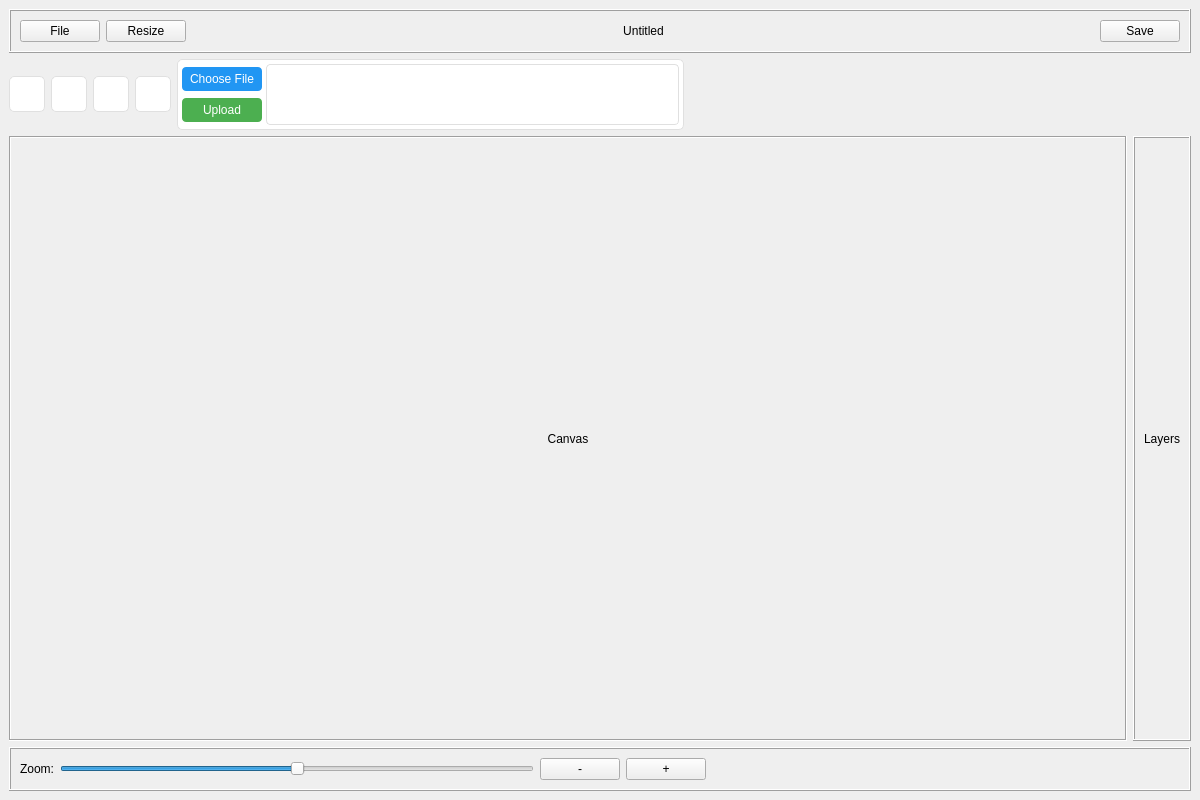
<?xml version="1.0" encoding="UTF-8"?>
<ui version="4.0">
 <class>EditorMainWindow</class>
 <widget class="QMainWindow" name="EditorMainWindow">
  <property name="geometry">
   <rect>
    <x>0</x>
    <y>0</y>
    <width>1200</width>
    <height>800</height>
   </rect>
  </property>
  <property name="windowTitle">
   <string>Editor</string>
  </property>
  <widget class="QWidget" name="centralwidget">
   <layout class="QVBoxLayout" name="verticalLayoutMain">
    <item>
     <widget class="QFrame" name="topBar">
      <property name="frameShape">
       <enum>QFrame::Box</enum>
      </property>
      <property name="frameShadow">
       <enum>QFrame::Raised</enum>
      </property>
      <layout class="QHBoxLayout" name="horizontalLayout_topBar">
       <item>
        <widget class="QPushButton" name="btnFile">
         <property name="text">
          <string>File</string>
         </property>
        </widget>
       </item>
       <item>
        <widget class="QPushButton" name="btnResize">
         <property name="text">
          <string>Resize</string>
         </property>
        </widget>
       </item>
       <item>
        <spacer name="horizontalSpacer_topBar1">
         <property name="orientation">
          <enum>Qt::Horizontal</enum>
         </property>
         <property name="sizeHint" stdset="0">
          <size>
           <width>0</width>
           <height>0</height>
          </size>
         </property>
        </spacer>
       </item>
       <item>
        <widget class="QLabel" name="labelUntitled">
         <property name="text">
          <string>Untitled</string>
         </property>
         <property name="alignment">
          <set>Qt::AlignCenter</set>
         </property>
        </widget>
       </item>
       <item>
        <spacer name="horizontalLayoutSpacer_topBar2">
         <property name="orientation">
          <enum>Qt::Horizontal</enum>
         </property>
         <property name="sizeHint" stdset="0">
          <size>
           <width>0</width>
           <height>0</height>
          </size>
         </property>
        </spacer>
       </item>
       <item>
        <widget class="QPushButton" name="btnSave">
         <property name="text">
          <string>Save</string>
         </property>
        </widget>
       </item>
      </layout>
     </widget>
    </item>
    <item>
     <layout class="QHBoxLayout" name="horizontalLayoutTools">
      <property name="spacing">
       <number>6</number>
      </property>
      <property name="leftMargin">
       <number>0</number>
      </property>
      <item>
       <widget class="QPushButton" name="btnText">
        <property name="minimumSize">
         <size>
          <width>36</width>
          <height>36</height>
         </size>
        </property>
        <property name="maximumSize">
         <size>
          <width>36</width>
          <height>36</height>
         </size>
        </property>
        <property name="toolTip">
         <string>Text</string>
        </property>
        <property name="styleSheet">
         <string notr="true">QPushButton {
          background-color: #FFFFFF;
          border: 1px solid #E0E0E0;
          border-radius: 5px;
         }
         QPushButton:hover {
          background-color: #E0E0E0;
         }
         QPushButton:checked {
          background-color: #2196F3;
          border-color: #1565C0;
         }</string>
        </property>
        <property name="text">
         <string/>
        </property>
        <property name="icon">
         <iconset resource="../img/Roots_img.qrc">
          <normaloff>:/button/buttontext.png</normaloff>:/button/buttontext.png</iconset>
        </property>
        <property name="iconSize">
         <size>
          <width>20</width>
          <height>20</height>
         </size>
        </property>
        <property name="checkable">
         <bool>true</bool>
        </property>
       </widget>
      </item>
      <item>
       <widget class="QPushButton" name="btnShapes">
        <property name="minimumSize">
         <size>
          <width>36</width>
          <height>36</height>
         </size>
        </property>
        <property name="maximumSize">
         <size>
          <width>36</width>
          <height>36</height>
         </size>
        </property>
        <property name="toolTip">
         <string>Shapes</string>
        </property>
        <property name="styleSheet">
         <string notr="true">QPushButton {
          background-color: #FFFFFF;
          border: 1px solid #E0E0E0;
          border-radius: 5px;
         }
         QPushButton:hover {
          background-color: #E0E0E0;
         }
         QPushButton:checked {
          background-color: #2196F3;
          border-color: #1565C0;
         }</string>
        </property>
        <property name="text">
         <string/>
        </property>
        <property name="icon">
         <iconset resource="../img/Roots_img.qrc">
          <normaloff>:/button/button_shape.png</normaloff>:/button/button_shape.png</iconset>
        </property>
        <property name="iconSize">
         <size>
          <width>20</width>
          <height>20</height>
         </size>
        </property>
        <property name="checkable">
         <bool>true</bool>
        </property>
       </widget>
      </item>
      <item>
       <widget class="QPushButton" name="btnUpload">
        <property name="minimumSize">
         <size>
          <width>36</width>
          <height>36</height>
         </size>
        </property>
        <property name="maximumSize">
         <size>
          <width>36</width>
          <height>36</height>
         </size>
        </property>
        <property name="toolTip">
         <string>Upload</string>
        </property>
        <property name="styleSheet">
         <string notr="true">QPushButton {
          background-color: #FFFFFF;
          border: 1px solid #E0E0E0;
          border-radius: 5px;
         }
         QPushButton:hover {
          background-color: #E0E0E0;
         }
         QPushButton:checked {
          background-color: #2196F3;
          border-color: #1565C0;
         }</string>
        </property>
        <property name="text">
         <string/>
        </property>
        <property name="icon">
         <iconset>
          <normaloff>../img/upload-button.png</normaloff>../img/upload-button.png</iconset>
        </property>
        <property name="iconSize">
         <size>
          <width>20</width>
          <height>20</height>
         </size>
        </property>
        <property name="checkable">
         <bool>true</bool>
        </property>
       </widget>
      </item>
      <item>
       <widget class="QPushButton" name="btnImages">
        <property name="minimumSize">
         <size>
          <width>36</width>
          <height>36</height>
         </size>
        </property>
        <property name="maximumSize">
         <size>
          <width>36</width>
          <height>36</height>
         </size>
        </property>
        <property name="toolTip">
         <string>Images</string>
        </property>
        <property name="styleSheet">
         <string notr="true">QPushButton {
          background-color: #FFFFFF;
          border: 1px solid #E0E0E0;
          border-radius: 5px;
         }
         QPushButton:hover {
          background-color: #E0E0E0;
         }
         QPushButton:checked {
          background-color: #2196F3;
          border-color: #1565C0;
         }</string>
        </property>
        <property name="text">
         <string/>
        </property>
        <property name="icon">
         <iconset resource="../img/Roots_img.qrc">
          <normaloff>:/button/images-square-outlined-interface-button-symbol.png</normaloff>:/button/images-square-outlined-interface-button-symbol.png</iconset>
        </property>
        <property name="iconSize">
         <size>
          <width>20</width>
          <height>20</height>
         </size>
        </property>
        <property name="checkable">
         <bool>true</bool>
        </property>
       </widget>
      </item>
      <item>
       <widget class="QStackedWidget" name="toolsStackedWidget">
        <property name="sizePolicy">
         <sizepolicy hsizetype="Preferred" vsizetype="Fixed">
          <horstretch>0</horstretch>
          <verstretch>0</verstretch>
         </sizepolicy>
        </property>
        <property name="minimumSize">
         <size>
          <width>200</width>
          <height>71</height>
         </size>
        </property>
        <property name="maximumSize">
         <size>
          <width>16777215</width>
          <height>71</height>
         </size>
        </property>
        <property name="styleSheet">
         <string notr="true">QStackedWidget {
          background-color: #FFFFFF;
          border: 1px solid #E0E0E0;
          border-radius: 5px;
         }</string>
        </property>
        <property name="currentIndex">
         <number>2</number>
        </property>
        <widget class="QWidget" name="pageText">
         <layout class="QVBoxLayout" name="verticalLayoutText">
          <property name="spacing">
           <number>4</number>
          </property>
          <property name="leftMargin">
           <number>4</number>
          </property>
          <property name="topMargin">
           <number>4</number>
          </property>
          <property name="rightMargin">
           <number>4</number>
          </property>
          <property name="bottomMargin">
           <number>4</number>
          </property>
          <item>
           <layout class="QHBoxLayout" name="horizontalLayoutText">
            <property name="spacing">
             <number>4</number>
            </property>
            <item>
             <widget class="QPushButton" name="btnBold">
              <property name="minimumSize">
               <size>
                <width>24</width>
                <height>24</height>
               </size>
              </property>
              <property name="maximumSize">
               <size>
                <width>24</width>
                <height>24</height>
               </size>
              </property>
              <property name="toolTip">
               <string>Bold</string>
              </property>
              <property name="styleSheet">
               <string notr="true">QPushButton {
                border: 1px solid #E0E0E0;
                border-radius: 4px;
               }
               QPushButton:hover {
                background-color: #E0E0E0;
               }</string>
              </property>
              <property name="text">
               <string>B</string>
              </property>
             </widget>
            </item>
            <item>
             <widget class="QPushButton" name="btnItalic">
              <property name="minimumSize">
               <size>
                <width>24</width>
                <height>24</height>
               </size>
              </property>
              <property name="maximumSize">
               <size>
                <width>24</width>
                <height>24</height>
               </size>
              </property>
              <property name="toolTip">
               <string>Italic</string>
              </property>
              <property name="styleSheet">
               <string notr="true">QPushButton {
                border: 1px solid #E0E0E0;
                border-radius: 4px;
               }
               QPushButton:hover {
                background-color: #E0E0E0;
               }</string>
              </property>
              <property name="text">
               <string>I</string>
              </property>
             </widget>
            </item>
            <item>
             <widget class="QPushButton" name="btnUnderline">
              <property name="minimumSize">
               <size>
                <width>24</width>
                <height>24</height>
               </size>
              </property>
              <property name="maximumSize">
               <size>
                <width>24</width>
                <height>24</height>
               </size>
              </property>
              <property name="toolTip">
               <string>Underline</string>
              </property>
              <property name="styleSheet">
               <string notr="true">QPushButton {
                border: 1px solid #E0E0E0;
                border-radius: 4px;
               }
               QPushButton:hover {
                background-color: #E0E0E0;
               }</string>
              </property>
              <property name="text">
               <string>U</string>
              </property>
             </widget>
            </item>
            <item>
             <widget class="QPushButton" name="btnAlignLeft">
              <property name="minimumSize">
               <size>
                <width>24</width>
                <height>24</height>
               </size>
              </property>
              <property name="maximumSize">
               <size>
                <width>24</width>
                <height>24</height>
               </size>
              </property>
              <property name="toolTip">
               <string>Align Left</string>
              </property>
              <property name="styleSheet">
               <string notr="true">QPushButton {
                border: 1px solid #E0E0E0;
                border-radius: 4px;
               }
               QPushButton:hover {
                background-color: #E0E0E0;
               }</string>
              </property>
              <property name="text">
               <string/>
              </property>
              <property name="icon">
               <iconset>
                <normaloff>:/newPrefix/align-left.png</normaloff>:/newPrefix/align-left.png</iconset>
              </property>
              <property name="iconSize">
               <size>
                <width>16</width>
                <height>16</height>
               </size>
              </property>
             </widget>
            </item>
            <item>
             <widget class="QPushButton" name="btnAlignCenter">
              <property name="minimumSize">
               <size>
                <width>24</width>
                <height>24</height>
               </size>
              </property>
              <property name="maximumSize">
               <size>
                <width>24</width>
                <height>24</height>
               </size>
              </property>
              <property name="toolTip">
               <string>Align Center</string>
              </property>
              <property name="styleSheet">
               <string notr="true">QPushButton {
                border: 1px solid #E0E0E0;
                border-radius: 4px;
               }
               QPushButton:hover {
                background-color: #E0E0E0;
               }</string>
              </property>
              <property name="text">
               <string/>
              </property>
              <property name="icon">
               <iconset>
                <normaloff>:/newPrefix/format.png</normaloff>:/newPrefix/format.png</iconset>
              </property>
              <property name="iconSize">
               <size>
                <width>16</width>
                <height>16</height>
               </size>
              </property>
             </widget>
            </item>
            <item>
             <widget class="QPushButton" name="btnAlignRight">
              <property name="minimumSize">
               <size>
                <width>24</width>
                <height>24</height>
               </size>
              </property>
              <property name="maximumSize">
               <size>
                <width>24</width>
                <height>24</height>
               </size>
              </property>
              <property name="toolTip">
               <string>Align Right</string>
              </property>
              <property name="styleSheet">
               <string notr="true">QPushButton {
                border: 1px solid #E0E0E0;
                border-radius: 4px;
               }
               QPushButton:hover {
                background-color: #E0E0E0;
               }</string>
              </property>
              <property name="text">
               <string/>
              </property>
              <property name="icon">
               <iconset>
                <normaloff>:/newPrefix/align-right.png</normaloff>:/newPrefix/align-right.png</iconset>
              </property>
              <property name="iconSize">
               <size>
                <width>16</width>
                <height>16</height>
               </size>
              </property>
             </widget>
            </item>
            <item>
             <widget class="QPushButton" name="btnTextColor">
              <property name="minimumSize">
               <size>
                <width>24</width>
                <height>24</height>
               </size>
              </property>
              <property name="maximumSize">
               <size>
                <width>24</width>
                <height>24</height>
               </size>
              </property>
              <property name="toolTip">
               <string>Text Color</string>
              </property>
              <property name="styleSheet">
               <string notr="true">QPushButton {
                border: 1px solid #E0E0E0;
                border-radius: 4px;
                color: #FF0000;
               }
               QPushButton:hover {
                background-color: #E0E0E0;
               }</string>
              </property>
              <property name="text">
               <string>A</string>
              </property>
             </widget>
            </item>
           </layout>
          </item>
          <item>
           <widget class="QComboBox" name="fontComboBox">
            <property name="minimumSize">
             <size>
              <width>150</width>
              <height>24</height>
             </size>
            </property>
            <property name="styleSheet">
             <string notr="true">QComboBox {
              border: 1px solid #E0E0E0;
              border-radius: 4px;
              padding: 2px;
             }
             QComboBox:hover {
              background-color: #E0E0E0;
             }
             QComboBox::drop-down {
              width: 20px;
              border-left: 1px solid #E0E0E0;
             }
             QComboBox QAbstractItemView {
              border: 1px solid #E0E0E0;
              background-color: #FFFFFF;
              selection-background-color: #2196F3;
             }</string>
            </property>
            <property name="editable">
             <bool>true</bool>
            </property>
            <property name="placeholderText" stdset="0">
             <string>Search fonts...</string>
            </property>
            <item>
             <property name="text">
              <string>Arial</string>
             </property>
            </item>
            <item>
             <property name="text">
              <string>Times New Roman</string>
             </property>
            </item>
            <item>
             <property name="text">
              <string>Helvetica</string>
             </property>
            </item>
            <item>
             <property name="text">
              <string>Comic Sans MS</string>
             </property>
            </item>
            <item>
             <property name="text">
              <string>Calibri</string>
             </property>
            </item>
           </widget>
          </item>
         </layout>
        </widget>
        <widget class="QWidget" name="pageShapes">
         <layout class="QHBoxLayout" name="horizontalLayoutShapes">
          <property name="spacing">
           <number>4</number>
          </property>
          <property name="leftMargin">
           <number>4</number>
          </property>
          <property name="topMargin">
           <number>4</number>
          </property>
          <property name="rightMargin">
           <number>4</number>
          </property>
          <property name="bottomMargin">
           <number>4</number>
          </property>
          <item>
           <widget class="QPushButton" name="addButtonShapes">
            <property name="minimumSize">
             <size>
              <width>36</width>
              <height>24</height>
             </size>
            </property>
            <property name="maximumSize">
             <size>
              <width>36</width>
              <height>24</height>
             </size>
            </property>
            <property name="styleSheet">
             <string notr="true">QPushButton {
              background-color: #4CAF50;
              color: white;
              border-radius: 4px;
              padding: 2px;
             }
             QPushButton:hover {
              background-color: #45A049;
             }</string>
            </property>
            <property name="text">
             <string>Add</string>
            </property>
           </widget>
          </item>
          <item>
           <widget class="QPushButton" name="btnSquare">
            <property name="minimumSize">
             <size>
              <width>24</width>
              <height>24</height>
             </size>
            </property>
            <property name="maximumSize">
             <size>
              <width>24</width>
              <height>24</height>
             </size>
            </property>
            <property name="toolTip">
             <string>Square</string>
            </property>
            <property name="styleSheet">
             <string notr="true">QPushButton {
              border: 1px solid #E0E0E0;
              border-radius: 4px;
             }
             QPushButton:hover {
              background-color: #E0E0E0;
             }</string>
            </property>
            <property name="text">
             <string/>
            </property>
            <property name="icon">
             <iconset>
              <normaloff>../../Downloads/image 17.png</normaloff>../../Downloads/image 17.png</iconset>
            </property>
            <property name="iconSize">
             <size>
              <width>16</width>
              <height>16</height>
             </size>
            </property>
           </widget>
          </item>
          <item>
           <widget class="QPushButton" name="btnCircle">
            <property name="minimumSize">
             <size>
              <width>24</width>
              <height>24</height>
             </size>
            </property>
            <property name="maximumSize">
             <size>
              <width>24</width>
              <height>24</height>
             </size>
            </property>
            <property name="toolTip">
             <string>Circle</string>
            </property>
            <property name="styleSheet">
             <string notr="true">QPushButton {
              border: 1px solid #E0E0E0;
              border-radius: 4px;
             }
             QPushButton:hover {
              background-color: #E0E0E0;
             }</string>
            </property>
            <property name="text">
             <string/>
            </property>
            <property name="icon">
             <iconset>
              <normaloff>../../Downloads/Ellipse 1.png</normaloff>../../Downloads/Ellipse 1.png</iconset>
            </property>
            <property name="iconSize">
             <size>
              <width>16</width>
              <height>16</height>
             </size>
            </property>
           </widget>
          </item>
          <item>
           <widget class="QPushButton" name="btnTriangle">
            <property name="minimumSize">
             <size>
              <width>24</width>
              <height>24</height>
             </size>
            </property>
            <property name="maximumSize">
             <size>
              <width>24</width>
              <height>24</height>
             </size>
            </property>
            <property name="toolTip">
             <string>Triangle</string>
            </property>
            <property name="styleSheet">
             <string notr="true">QPushButton {
              border: 1px solid #E0E0E0;
              border-radius: 4px;
             }
             QPushButton:hover {
              background-color: #E0E0E0;
             }</string>
            </property>
            <property name="text">
             <string/>
            </property>
            <property name="icon">
             <iconset>
              <normaloff>../../Downloads/Polygon 1.png</normaloff>../../Downloads/Polygon 1.png</iconset>
            </property>
            <property name="iconSize">
             <size>
              <width>16</width>
              <height>16</height>
             </size>
            </property>
           </widget>
          </item>
          <item>
           <widget class="QPushButton" name="btnStar">
            <property name="minimumSize">
             <size>
              <width>24</width>
              <height>24</height>
             </size>
            </property>
            <property name="maximumSize">
             <size>
              <width>24</width>
              <height>24</height>
             </size>
            </property>
            <property name="toolTip">
             <string>Star</string>
            </property>
            <property name="styleSheet">
             <string notr="true">QPushButton {
              border: 1px solid #E0E0E0;
              border-radius: 4px;
             }
             QPushButton:hover {
              background-color: #E0E0E0;
             }</string>
            </property>
            <property name="text">
             <string/>
            </property>
            <property name="icon">
             <iconset>
              <normaloff>../../Downloads/Star 1.png</normaloff>../../Downloads/Star 1.png</iconset>
            </property>
            <property name="iconSize">
             <size>
              <width>16</width>
              <height>16</height>
             </size>
            </property>
           </widget>
          </item>
         </layout>
        </widget>
        <widget class="QWidget" name="pageUpload">
         <layout class="QHBoxLayout" name="horizontalLayoutUpload">
          <property name="spacing">
           <number>4</number>
          </property>
          <property name="leftMargin">
           <number>4</number>
          </property>
          <property name="topMargin">
           <number>4</number>
          </property>
          <property name="rightMargin">
           <number>4</number>
          </property>
          <property name="bottomMargin">
           <number>4</number>
          </property>
          <item>
           <layout class="QVBoxLayout" name="verticalLayoutUploadButtons">
            <property name="spacing">
             <number>4</number>
            </property>
            <item>
             <widget class="QPushButton" name="chooseFileButton">
              <property name="minimumSize">
               <size>
                <width>80</width>
                <height>24</height>
               </size>
              </property>
              <property name="maximumSize">
               <size>
                <width>80</width>
                <height>24</height>
               </size>
              </property>
              <property name="styleSheet">
               <string notr="true">QPushButton {
                background-color: #2196F3;
                color: white;
                border-radius: 4px;
                padding: 2px;
               }
               QPushButton:hover {
                background-color: #1E88E5;
               }</string>
              </property>
              <property name="text">
               <string>Choose File</string>
              </property>
             </widget>
            </item>
            <item>
             <widget class="QPushButton" name="uploadButton">
              <property name="minimumSize">
               <size>
                <width>80</width>
                <height>24</height>
               </size>
              </property>
              <property name="maximumSize">
               <size>
                <width>80</width>
                <height>24</height>
               </size>
              </property>
              <property name="styleSheet">
               <string notr="true">QPushButton {
                background-color: #4CAF50;
                color: white;
                border-radius: 4px;
                padding: 2px;
               }
               QPushButton:hover {
                background-color: #45A049;
               }</string>
              </property>
              <property name="text">
               <string>Upload</string>
              </property>
             </widget>
            </item>
           </layout>
          </item>
          <item>
           <widget class="QListWidget" name="uploadedFilesList">
            <property name="sizePolicy">
             <sizepolicy hsizetype="Expanding" vsizetype="Fixed">
              <horstretch>0</horstretch>
              <verstretch>0</verstretch>
             </sizepolicy>
            </property>
            <property name="minimumSize">
             <size>
              <width>100</width>
              <height>60</height>
             </size>
            </property>
            <property name="styleSheet">
             <string notr="true">QListWidget {
              border: 1px solid #E0E0E0;
              border-radius: 4px;
              background-color: #FFFFFF;
             }</string>
            </property>
           </widget>
          </item>
         </layout>
        </widget>
        <widget class="QWidget" name="pageImages">
         <layout class="QHBoxLayout" name="horizontalLayoutImages">
          <property name="spacing">
           <number>4</number>
          </property>
          <property name="leftMargin">
           <number>4</number>
          </property>
          <property name="topMargin">
           <number>4</number>
          </property>
          <property name="rightMargin">
           <number>4</number>
          </property>
          <property name="bottomMargin">
           <number>4</number>
          </property>
          <item>
           <layout class="QVBoxLayout" name="verticalLayoutImageButtons">
            <property name="spacing">
             <number>5</number>
            </property>
            <item>
             <widget class="QPushButton" name="uploadImageButton">
              <property name="minimumSize">
               <size>
                <width>80</width>
                <height>24</height>
               </size>
              </property>
              <property name="maximumSize">
               <size>
                <width>80</width>
                <height>24</height>
               </size>
              </property>
              <property name="styleSheet">
               <string notr="true">QPushButton {
                background-color: #4CAF50;
                color: white;
                border-radius: 4px;
                padding: 2px;
               }
               QPushButton:hover {
                background-color: #45A049;
               }</string>
              </property>
              <property name="text">
               <string>Upload Image</string>
              </property>
             </widget>
            </item>
           </layout>
          </item>
          <item>
           <widget class="QListWidget" name="imagesList">
            <property name="sizePolicy">
             <sizepolicy hsizetype="Expanding" vsizetype="Fixed">
              <horstretch>0</horstretch>
              <verstretch>0</verstretch>
             </sizepolicy>
            </property>
            <property name="minimumSize">
             <size>
              <width>100</width>
              <height>60</height>
             </size>
            </property>
            <property name="styleSheet">
             <string notr="true">QListWidget {
              border: 1px solid #E0E0E0;
              border-radius: 4px;
              background-color: #FFFFFF;
             }</string>
            </property>
           </widget>
          </item>
         </layout>
        </widget>
       </widget>
      </item>
      <item>
       <spacer name="horizontalSpacerTools">
        <property name="orientation">
         <enum>Qt::Horizontal</enum>
        </property>
        <property name="sizeHint" stdset="0">
         <size>
          <width>0</width>
          <height>0</height>
         </size>
        </property>
       </spacer>
      </item>
     </layout>
    </item>
    <item>
     <layout class="QHBoxLayout" name="horizontalLayoutMain">
      <item>
       <widget class="QFrame" name="canvasFrame">
        <property name="sizePolicy">
         <sizepolicy hsizetype="Expanding" vsizetype="Expanding">
          <horstretch>1</horstretch>
          <verstretch>0</verstretch>
         </sizepolicy>
        </property>
        <property name="frameShape">
         <enum>QFrame::Box</enum>
        </property>
        <property name="frameShadow">
         <enum>QFrame::Sunken</enum>
        </property>
        <layout class="QVBoxLayout" name="verticalLayoutCanvas">
         <item>
          <widget class="QLabel" name="labelCanvas">
           <property name="text">
            <string>Canvas</string>
           </property>
           <property name="alignment">
            <set>Qt::AlignCenter</set>
           </property>
          </widget>
         </item>
        </layout>
       </widget>
      </item>
      <item>
       <widget class="QFrame" name="layersPanel">
        <property name="sizePolicy">
         <sizepolicy hsizetype="Preferred" vsizetype="Expanding">
          <horstretch>0</horstretch>
          <verstretch>0</verstretch>
         </sizepolicy>
        </property>
        <property name="maximumSize">
         <size>
          <width>200</width>
          <height>16777215</height>
         </size>
        </property>
        <property name="frameShape">
         <enum>QFrame::Box</enum>
        </property>
        <property name="frameShadow">
         <enum>QFrame::Raised</enum>
        </property>
        <layout class="QVBoxLayout" name="verticalLayoutLayers">
         <item>
          <widget class="QLabel" name="labelLayers">
           <property name="text">
            <string>Layers</string>
           </property>
           <property name="alignment">
            <set>Qt::AlignCenter</set>
           </property>
          </widget>
         </item>
        </layout>
       </widget>
      </item>
     </layout>
    </item>
    <item>
     <widget class="QFrame" name="bottomBar">
      <property name="frameShape">
       <enum>QFrame::Box</enum>
      </property>
      <property name="frameShadow">
       <enum>QFrame::Raised</enum>
      </property>
      <layout class="QHBoxLayout" name="horizontalLayoutBottomBar">
       <item>
        <widget class="QLabel" name="labelZoom">
         <property name="text">
          <string>Zoom:</string>
         </property>
        </widget>
       </item>
       <item>
        <widget class="QSlider" name="sliderZoom">
         <property name="minimum">
          <number>0</number>
         </property>
         <property name="maximum">
          <number>200</number>
         </property>
         <property name="value">
          <number>100</number>
         </property>
         <property name="orientation">
          <enum>Qt::Horizontal</enum>
         </property>
        </widget>
       </item>
       <item>
        <widget class="QPushButton" name="btnZoomOut">
         <property name="text">
          <string>-</string>
         </property>
        </widget>
       </item>
       <item>
        <widget class="QPushButton" name="btnZoomIn">
         <property name="text">
          <string>+</string>
         </property>
        </widget>
       </item>
       <item>
        <spacer name="horizontalSpacer_bottomBar">
         <property name="orientation">
          <enum>Qt::Horizontal</enum>
         </property>
         <property name="sizeHint" stdset="0">
          <size>
           <width>0</width>
           <height>0</height>
          </size>
         </property>
        </spacer>
       </item>
      </layout>
     </widget>
    </item>
   </layout>
  </widget>
 </widget>
 <resources>
  <include location="../img/Roots_img.qrc"/>
 </resources>
 <connections/>
</ui>
